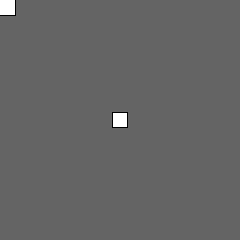
Frame 1 (no input)
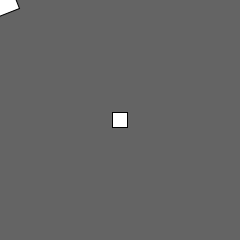
Frame 60 (the mouse pressed at the canvas centre just before this capture)
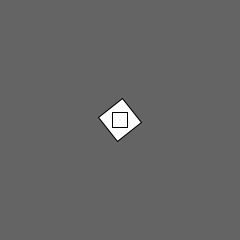
Frame 120 (the mouse held since frame 60 and released just before this capture)

The Processing sketch that drew these frames (run headless with seeded random() and noise(); from frame 60 on, the mouse is pressed at the canvas centre):

// Processing sketch: r10_rotateTranslate2D
// ── r10_rotateTranslate2D.pde
float angle = 0.0;
void setup() {
  size(240, 240);
  rectMode(CENTER);
}
void draw() {
  background(100);

  pushMatrix();
  translate(mouseX, mouseY);
  rotate(angle);
  rect(0,0, 30, 30);
  angle += 0.1;
  popMatrix();

  translate(width/2, height/2);
  rect(0, 0, 15, 15);
}
